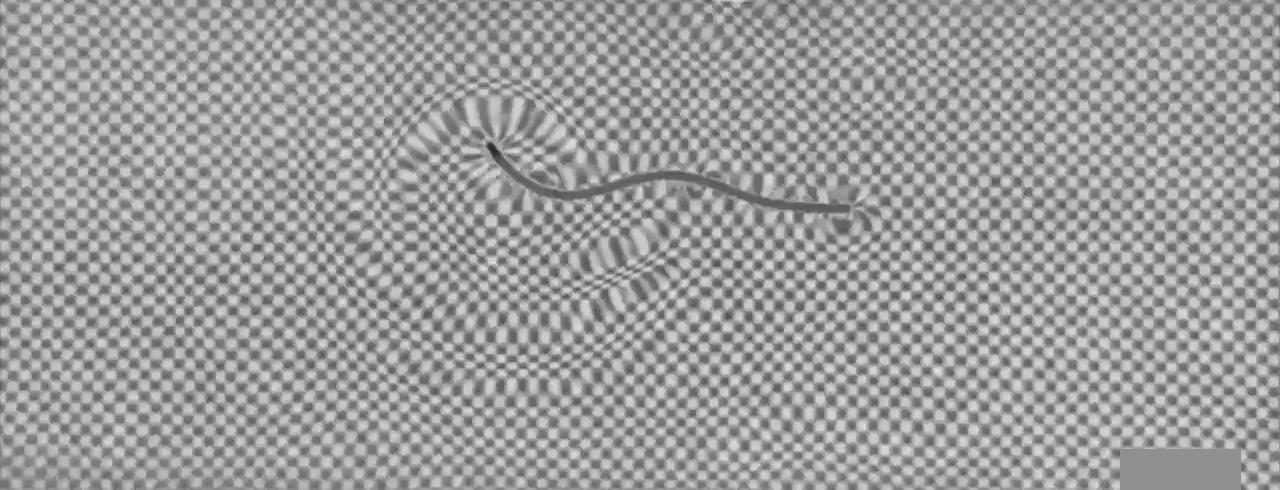
#> input picture capture-P1-2V-9Hz.jpg, 1280 x 490 px, given in place of ECO20-45mm-2,04Vpp-3Hz.mp4, which was not available
$ jupyter execute --allow-errors track_head.ipynb   (text cells are left out)
#> lines starting #> are read from the running program, lines starting #| are printed output that depends on the picture; after the words box and inside, x2 and y2 are one past the last pixel; in counts of white or black regions, pixels touching at a corner belong together; pictures that were not available may be replaced by others from this repository, and a replacement may not be noted
#> in tracker, frame is the input picture: shape (490, 1280, 3); min 36, max 233, mean 156.2
[cell 1]
import numpy as np
import matplotlib.pyplot as plt
import cv2 as cv
from skimage.morphology import remove_small_holes
import pandas as pd
from matplotlib import rcParams


THRESHOLD = 120
MAX_PIXEL_VALUE = 255

COLOR = 'black'
plt.style.use("default")
rcParams["font.family"] = "serif"
rcParams["mathtext.fontset"] = "cm"
rcParams['figure.figsize'] = (18, 10)
rcParams['figure.titlesize'] = 20
rcParams['figure.dpi'] = 50
rcParams['axes.facecolor'] = 'lightgray'
rcParams['legend.fontsize'] = 25
rcParams['axes.titlesize'] = 30
rcParams['axes.labelsize'] = 50
rcParams['ytick.labelsize'] = 20
rcParams['xtick.labelsize'] = 20
rcParams['text.color'] = COLOR
rcParams['text.color'] = COLOR
rcParams['axes.labelcolor'] = COLOR
rcParams['xtick.color'] = COLOR
rcParams['ytick.color'] = COLOR
rcParams['grid.color'] = COLOR
rcParams['text.latex.preamble'] = "\n".join([
    r'\usepackage[version=3]{mhchem}'
])

[cell 2]
def cortar(frame, limites):
    # toma imágenes en escala de grises (1 canal)
    min_x, max_x, min_y, max_y = limites
    corte = frame[min_y:max_y, min_x:max_x]
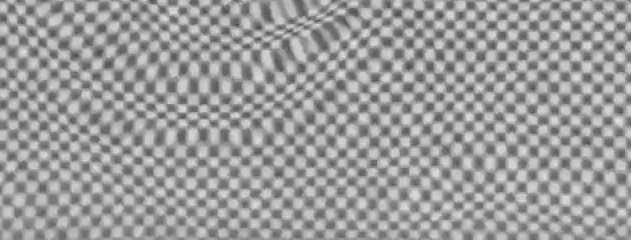
#> corte: shape (240, 631, 3); min 67, max 233, mean 155.9
    return corte

def gris(frame):
    im_gray = cv.cvtColor(frame, cv.COLOR_BGR2GRAY)
    return im_gray

def binarize(frame, th=THRESHOLD):
#> called with th = 120
    _, im_binary = cv.threshold(frame, th, MAX_PIXEL_VALUE, cv.THRESH_BINARY)
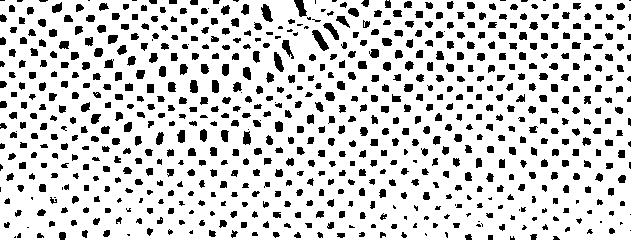
#> im_binary: shape (240, 631); 83% white; 702 black regions (92 under 20 px), largest, box (x1, y1, x2, y2) and area: (312, 30, 329, 51) 161, (261, 4, 273, 22) 128, (294, 0, 307, 17) 125
    return im_binary

def find(frame):
    # encuentra las coordenadas de los puntos de la cabeza
    y, x = np.where(frame==0)

    # define las coordenadas x (columna) e y (fila) del punto de referencia:
    # x: columna más a la izquierda (dirección de nado) de todas las que ocupa la cabeza
    x_head = np.min(x)
    # y: fila "del medio" de todas las que ocupa la cabeza
    filas = np.unique(y)
    y_head = int(np.mean(filas))
    return x, y, x_head, y_head

def tracker(vs, limites, SHOW=False):
        # Crea las listas vacias que van a ser nuestras mediciones
        pos_x = []
        pos_y = []

        # define el tiempo
        # es más largo que los arrays de posición porque tiene en cuenta cuadros luego de que la cabeza salió de encuadre
        frame_count = vs.get(7)
        tiempo = [f for f in range(1, int(frame_count))]
        i=0
        while(vs.isOpened()):
            i+=1
            ret, frame = vs.read()

            if ret:
                # corta y binariza el frame:
                frame = cortar(frame, limites)
                frame_bn = binarize(gris(frame))

                # filtra manchas pequeñas del fondo
                mask = frame_bn>0
                frame_bn = remove_small_holes(mask,10)*255
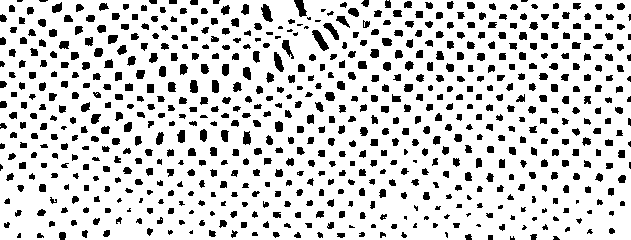
#> frame_bn: shape (240, 631) int64; 83.1% white; 666 black regions (56 under 20 px), largest, box (x1, y1, x2, y2) and area: (312, 30, 329, 51) 161, (261, 4, 273, 22) 128, (294, 0, 307, 17) 125

                # si no logra encontrar la cabeza en el frame no guarda datos y sale del loop
                # así logramos que termine el proceso cuando la cabeza sale de encuadre
                try:
                    # encuentro las coordenadas de la cabeza y el punto a trackear
                    x, y, x_head, y_head = find(frame_bn)
#> in find, `x_head = np.min(x)`: x_head = 0
#> in find, `filas = np.unique(y)`: filas = 240 values from 0 to 239
#> in find, `y_head = int(np.mean(filas))`: y_head = 119
#> x_head = 0; y_head = 119

                    pos_x.append(x_head)
                    pos_y.append(y_head)

                    # para ver el funcionamiento en tiempo real
                    # en verde se marca la cabeza y con rojo el punto de referencia
                    if SHOW:
                        frame[y, x] = [0, 255, 0]
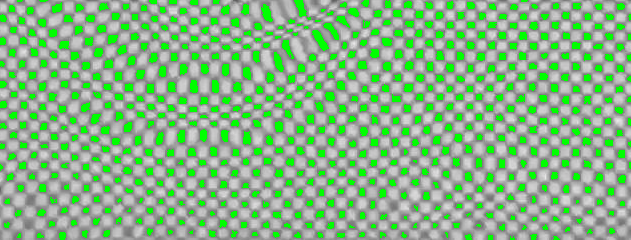
#> frame: shape (240, 631, 3); 16.95% of pixels changed, all inside (x1, y1, x2, y2) = (0, 0, 631, 240)
                        frame = cv.circle(frame, (x_head, y_head), radius=1, color=(0, 0, 255), thickness=-1)
#> frame: shape (240, 631, 3); under 0.01% of pixels changed, all inside (x1, y1, x2, y2) = (0, 118, 2, 121)
                        cv.imshow('frame', frame)
                except:
                    break

                # corta el loop apretando 'q' minúscula (quit)
                if cv.waitKey(1) & 0xFF == ord('q'):
#> (key q is pressed here)
                    break
            else:
                break
        cv.destroyAllWindows()

        # devuelve tiempo, posición en x y posición en y de la cabeza
        return np.array(tiempo), np.array(pos_x), np.array(pos_y)

[cell 3]
im = cv.imread('fotos\\Capturas\\Camo Snapshot 2024-05-17 12-04-24 - 10Hz.jpg')
# lo doy vuelta porque en esta foto el nadador nada en sentido contrario a los videos estudiados
im = cv.flip(im, 1)
plt.figure()
#> (the rest of this cell did not finish here and is left out)

[cell 4]
# abro y analizo video
video = cv.VideoCapture('videos\\ECO20-45mm-PECERA1\\ECO20-45mm-2,04Vpp-3Hz.mp4')
lim = [319, 950, 250, 505]
t,x,y = tracker(video, lim, SHOW=True)
#> t = empty array; x = [0]; y = [119]
